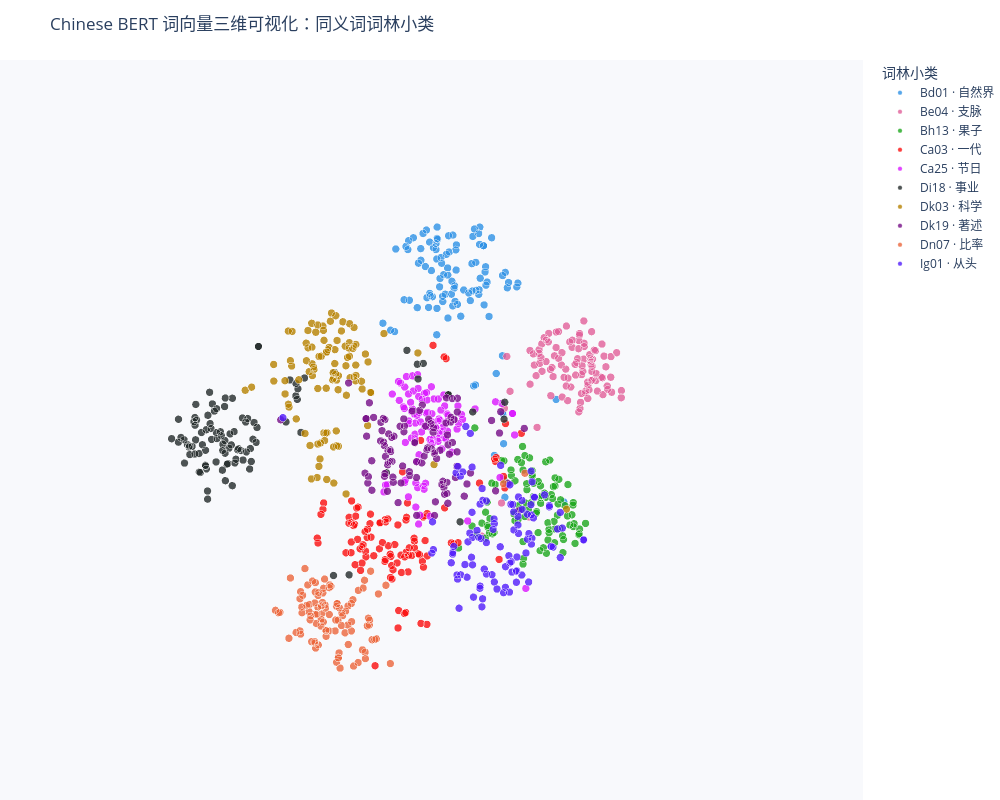

Notebook code cell kept with this figure:
### Code cell
# Cell 6：Plotly 交互式三维图
import plotly.express as px

fig = px.scatter_3d(
    plot_df,
    x="x",
    y="y",
    z="z",
    color="small_label",
    hover_name="word",
    hover_data={
        "small_class": True,
        "cilin_code": True,
        "x": False,
        "y": False,
        "z": False,
    },
    color_discrete_sequence=px.colors.qualitative.Dark24,
    title="Chinese BERT 词向量三维可视化：同义词词林小类",
)

fig.update_traces(
    marker=dict(size=4.5, opacity=0.80, line=dict(width=0.3, color="white"))
)

fig.update_layout(
    width=1000,
    height=800,
    legend_title_text="词林小类",
    scene=dict(
        xaxis=dict(visible=False),
        yaxis=dict(visible=False),
        zaxis=dict(visible=False),
        bgcolor="rgb(248, 249, 252)",
    ),
    paper_bgcolor="white",
    margin=dict(l=0, r=0, t=60, b=0),
)

fig.show()
fig.write_html("cilin_bert_3d.html")
